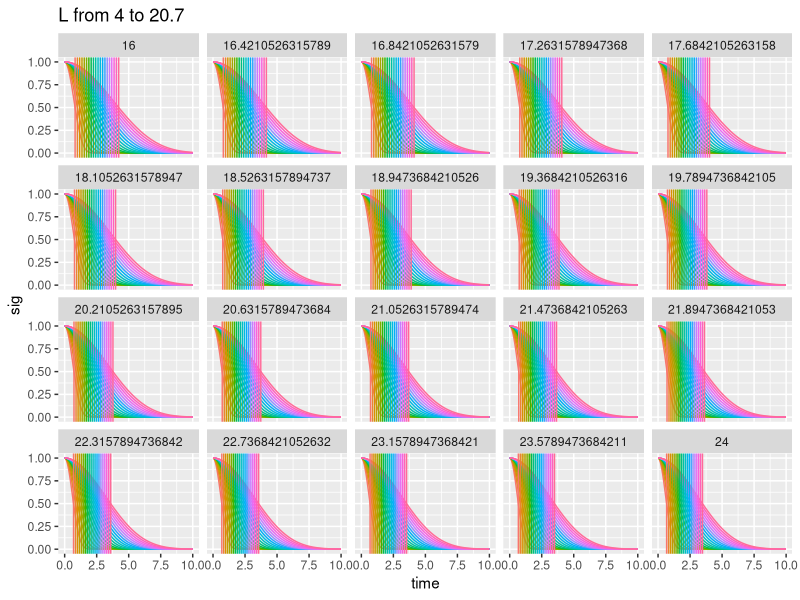
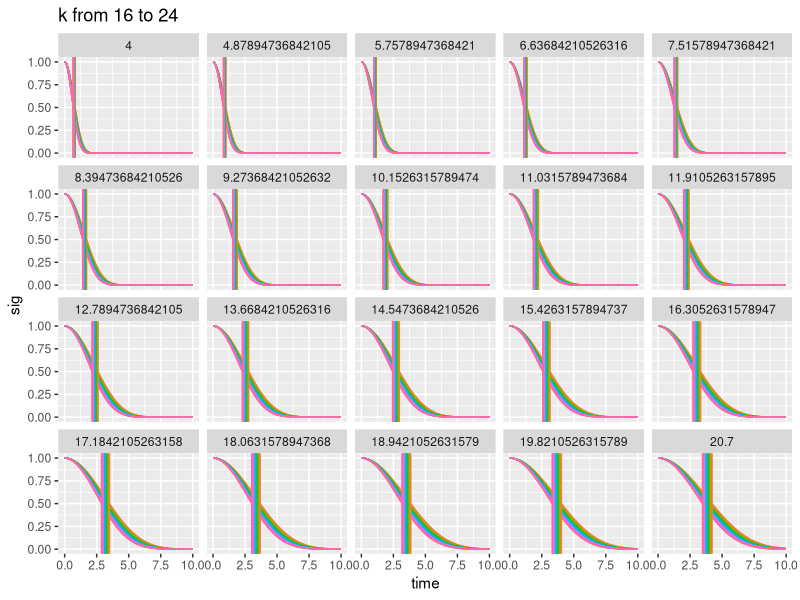
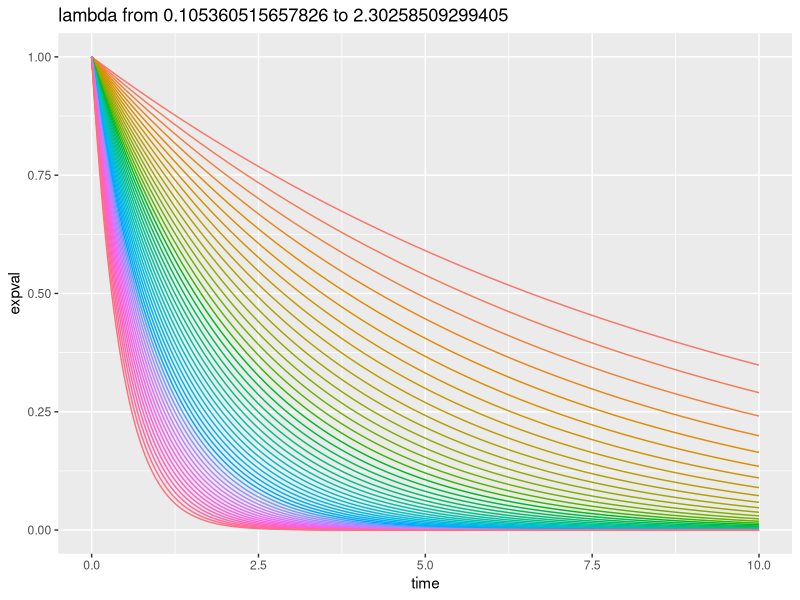
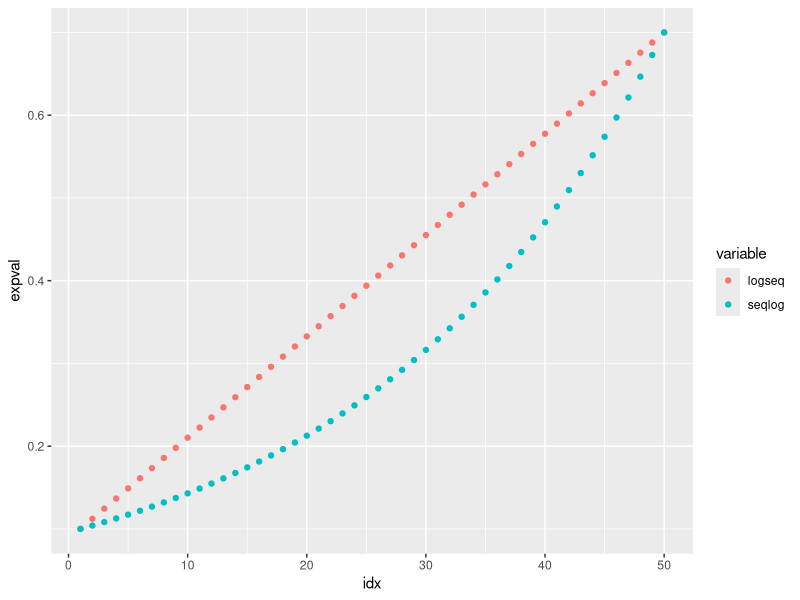

R code for these plots, in order:
###############################################################################################################
## compare_loss_functions.r
## Amelia Bertozzi-Villa
## September 2019
## 
## Explore prior values on loss functions-- k from 16 to 18 leaves gaps in function space, fill in by 
## expanding prior to 24.
##############################################################################################################


library(data.table)
library(ggplot2)

rm(list=ls())

sigmoid<-function(t,k,L){
  v<-exp(k-k/(1-(t/L)^2))
  v[t>=L]<-0
  return(v)	
}

n_param_samples <- 20
k <- seq(16, 24, length.out = n_param_samples)
L <- seq(4, 20.7, length.out = n_param_samples)
# k <- 20

samples <- data.table(expand.grid(k, L))
names(samples) <- c("k", "L")

all_sigs <- rbindlist(lapply(1:nrow(samples), function(idx){
  time_points=seq(0,max(L),.01)
  this_sigmoid <- data.table(id=idx,
    time=time_points,
    k=samples$k[idx],
    L=samples$L[idx],
    sig=sigmoid(time_points, samples$k[idx], samples$L[idx])
    )
  return(this_sigmoid)
}))

all_sigs[, half_life:= L * sqrt(1- k/(k-log(0.5)))]
unique(all_sigs[, list(L, half_life)])

ggplot(all_sigs[time<10], aes(x=time, y=sig))  +
  geom_line(aes(color=as.factor(L), group=as.factor(id))) +
  geom_vline(aes(xintercept=half_life, color=as.factor(L))) + 
  theme(legend.position="none") +
  facet_wrap(~k) + 
  labs(title=paste("L from", min(L), "to", max(L)))

ggplot(all_sigs[time<10], aes(x=time, y=sig))  +
  geom_line(aes(color=as.factor(k), group=as.factor(id))) +
  geom_vline(aes(xintercept=half_life, color=as.factor(k))) + 
  theme(legend.position="none") +
  facet_wrap(~L) + 
  labs(title=paste("k from", min(k), "to", max(k)))



# perhaps not identifiable, try simple exponential instead:
n_param_samples <- 50
lambda <- -log(seq(0.1, 0.9, length.out = n_param_samples))

all_exp <- rbindlist(lapply(1:length(lambda), function(idx){
  time_points=seq(0,10,.01)
  this_lambda <- lambda[idx]
  this_exp <- data.table(id=idx,
                             time=time_points,
                             lambda=this_lambda,
                             expval=exp(-this_lambda*time_points))
  return(this_exp)
}))

ggplot(all_exp, aes(x=time, y=expval))  +
  geom_line(aes(color=as.factor(lambda))) +
  theme(legend.position = "none") + 
  labs(title=paste("lambda from", min(lambda), "to", max(lambda)))

compare <- data.table(idx=1:n_param_samples,
                      logseq = -log(seq(0.1, 0.7, length.out = n_param_samples)),
                      seqlog = seq(-log(0.1), -log(0.7), length.out = n_param_samples))
compare <- melt(compare, id.vars = "idx")
compare[, expval:=exp(-value)]


ggplot(compare, aes(x=idx, y=expval)) +
  geom_point(aes(color=variable))
